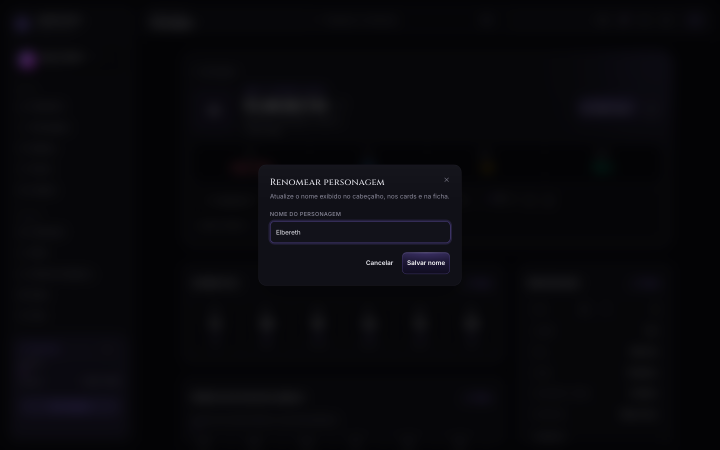
#> input picture dialogs-185/02-vazio-reaberto-sem-rascunho-1440x900.png, 1440 x 900 px, given in place of v2r2-estados-card-1440.png, which was not available (shown at 1/2 size)
$ python compose-u1-v2r2-sheet.py out.png
#> lines starting #> are read from the running program, lines starting #| are printed output that depends on the picture
#!/usr/bin/env python3
"""Folhas mock × implementação no mesmo grid, 1440 e 390, e a folha da opção B."""
from __future__ import annotations
import sys
from pathlib import Path
from PIL import Image, ImageDraw, ImageFont

OUT = Path(sys.argv[1] if len(sys.argv) > 1 else "/workspace/arkhiveon/previews/plano-pro-cota/u1-card-v2r2")
CARDS = OUT / "cards"
MOCK = Path("/workspace/arkhiveon/previews/plano-pro-cota/v2-segmentos-por-campanha/r2")

BG = (12, 13, 16)
INK = (236, 237, 240)
MUTED = (160, 164, 174)
ACCENT = (196, 181, 253)
RULE = (40, 42, 50)

MOCK_STATES = [
    ("free", "1. Free normal"),
    ("pro", "2. Pro normal"),
    ("convidado", "3. Convidado Pro"),
    ("p80", "4. 80%"),
    ("p95", "5. 95%"),
    ("p100", "6. 100% (cheio)"),
    ("over", "7. Free acima do limite (60 dias)"),
    ("pdf", "8. Free: PDF não cabe"),
    ("loading", "9. Carregando (esqueleto)"),
    ("empty", "10. Vazio"),
    ("error", "11. Erro"),
]
B_STATES = [
    ("guest_p95", "96%"),
    ("guest_p100", "Cheio"),
    ("guest_over", "Acima"),
]

def font(size: int, bold=False):
    try:
        name = "DejaVuSans-Bold.ttf" if bold else "DejaVuSans.ttf"
        return ImageFont.truetype(name, size)
    except Exception:
        return ImageFont.load_default()

def load(p: Path) -> Image.Image:
    return Image.open(p).convert("RGBA")

def canvas(w, h):
    im = Image.new("RGB", (w, h), BG)
    return im, ImageDraw.Draw(im)

def text(draw, xy, s, size=22, fill=INK, bold=False):
    draw.text(xy, s, font=font(size, bold), fill=fill)

def labeled_grid(items, cols, card_w, card_h, title_h=36, pad=20, label_size=16):
    rows = (len(items) + cols - 1) // cols
    w = cols * card_w + (cols + 1) * pad
    h = rows * (title_h + card_h) + (rows + 1) * pad
    im, d = canvas(w, h)
    for i, (label, path) in enumerate(items):
        col, row = i % cols, i // cols
        x = pad + col * (card_w + pad)
        y = pad + row * (title_h + card_h + pad)
        text(d, (x, y), label, label_size, MUTED)
        if path is None or not Path(path).exists():
            continue
        card = load(Path(path))
        scale = min(card_w / card.width, card_h / card.height, 1.0)
        nw, nh = max(1, int(card.width * scale)), max(1, int(card.height * scale))
        card = card.resize((nw, nh), Image.Resampling.LANCZOS)
        im.paste(card, (x, y + title_h), card)
    return im

def stack_mock_impl(mock: Image.Image, impl: Image.Image, layout: str) -> Image.Image:
    header = 88
    gap = 28
    footer = 64
    width = max(mock.width, impl.width) + 64
    height = header + mock.height + gap + impl.height + footer
    im, d = canvas(width, height)
    text(d, (32, 18), f"Mock V2 r2  ×  implementação  ·  {layout}", 26, ACCENT, True)
    text(d, (32, 52), "Mesmos 11 estados. A barra é sempre a do uso total (único desvio aceito).", 16, MUTED)
    y = header
    im.paste(mock.convert("RGBA"), ((width - mock.width) // 2, y), mock.convert("RGBA"))
    y += mock.height + gap
    d.line([(32, y - gap // 2), (width - 32, y - gap // 2)], fill=RULE, width=1)
    im.paste(impl.convert("RGBA"), ((width - impl.width) // 2, y), impl.convert("RGBA"))
    text(
        d,
        (32, height - 40),
        "Implementação embaixo, com a mesma numeração. Prova de 44px, uma linha e sem overflow em overflow.json.",
        15,
        MUTED,
    )
    return im

def main():
    # Use a card cell close to the official mock card size (~500x120 clips).
    card_w, card_h = 520, 126
    for layout in ("1440", "390"):
        items = [
            (f"{label} · {layout}", CARDS / f"mock-{sid}-{layout}.png")
            for sid, label in MOCK_STATES
        ]
        impl = labeled_grid(items, 4, card_w, card_h)
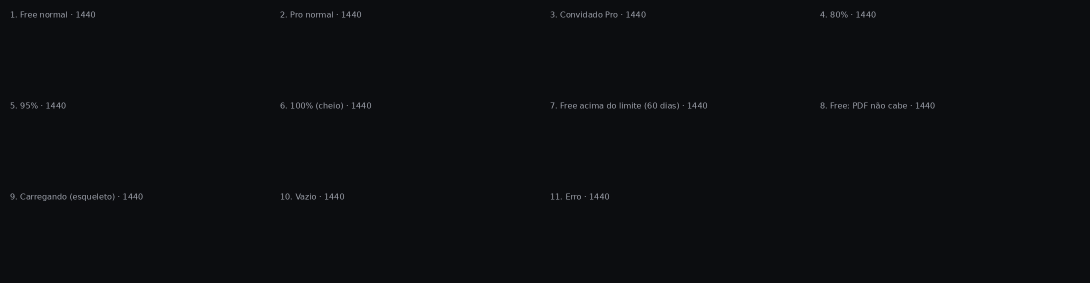
#> impl: PIL image 2180x566 RGB (shown at 1/2 size); mean R, G, B 12.7, 13.7, 16.7
        mock = load(MOCK / f"v2r2-estados-card-{layout}.png")
        sheet = stack_mock_impl(mock, impl, layout)
#> in stack_mock_impl, `im.paste(mock.convert("RGBA"), ((width - mock.width) // 2, y), mock.co..`:
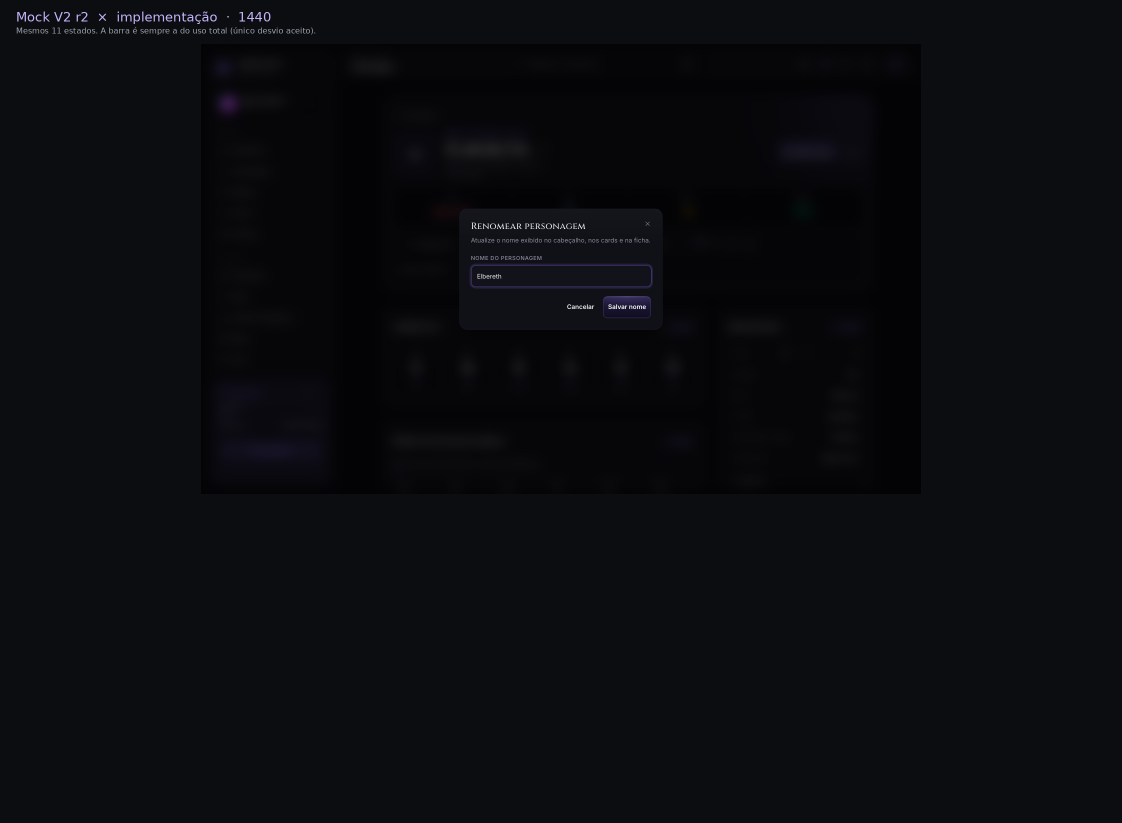
#> im: PIL image 2244x1646 RGB (shown at 1/2 size); mean R, G, B 10.7, 11.3, 14.5
        out = OUT / f"folha-mock-x-impl-{layout}.png"
        sheet.save(out, "PNG")
        print("wrote", out, sheet.size)
#| wrote out.png/folha-mock-x-impl-1440.png (2244, 1646)
#> pass 2 of the loop in main, `for layout in ("1440", "390"):`:
#> in main, `impl = labeled_grid(items, 4, card_w, card_h)`:
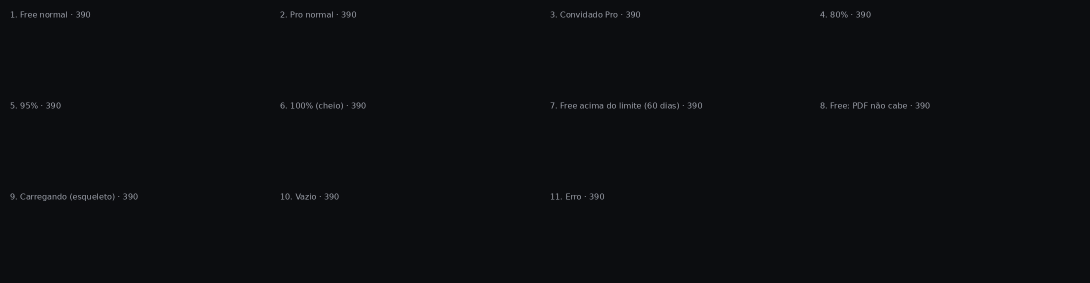
#> impl: PIL image 2180x566 RGB (shown at 1/2 size); mean R, G, B 12.6, 13.6, 16.7
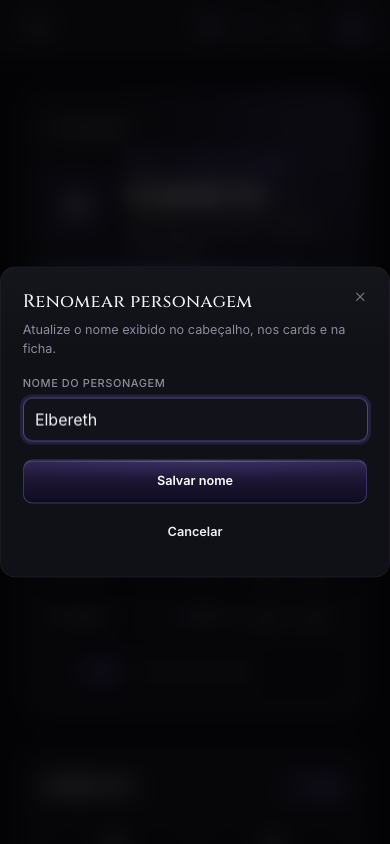
#> input picture dialogs-185/02-vazio-reaberto-sem-rascunho-390x844.png, 390 x 844 px, given in place of v2r2-estados-card-390.png, which was not available
#> in stack_mock_impl (call 2), `im.paste(mock.convert("RGBA"), ((width - mock.width) // 2, y), mock.co..`:
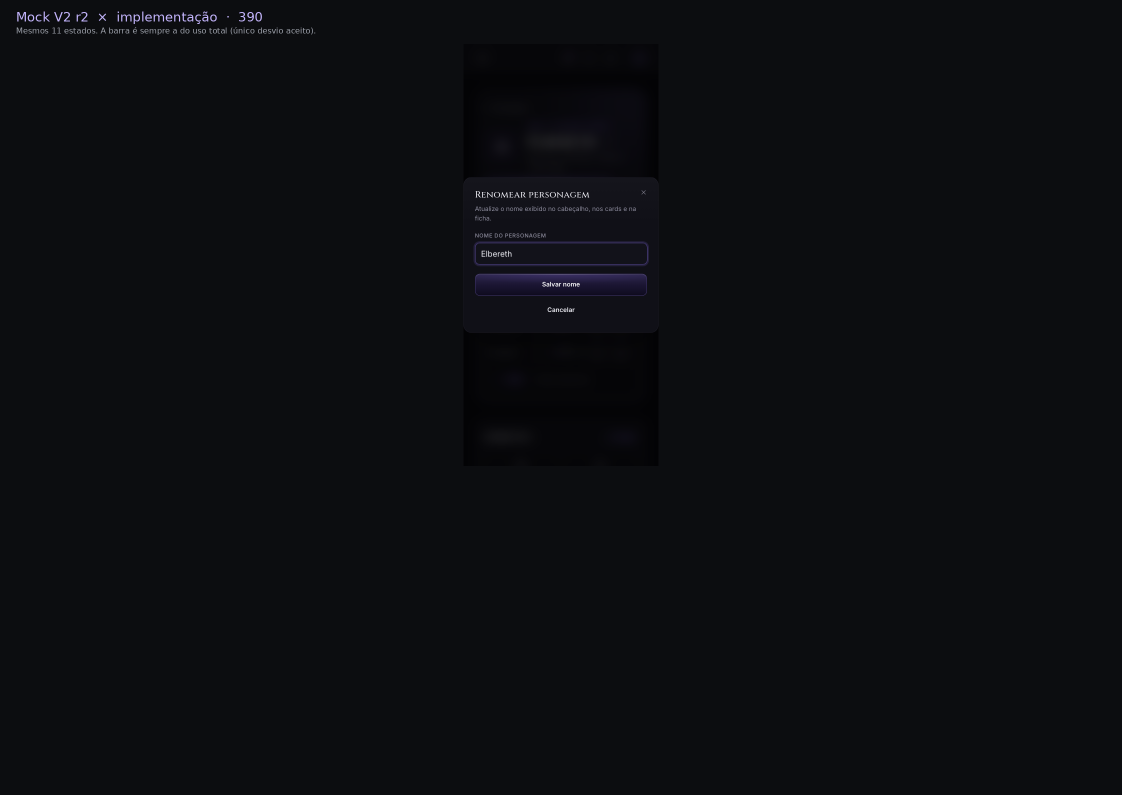
#> im: PIL image 2244x1590 RGB (shown at 1/2 size); mean R, G, B 12.3, 13.2, 16.5
#> sheet: PIL image 2244x1590 RGB
#| wrote out.png/folha-mock-x-impl-390.png (2244, 1590)

    # opção B: 1440 on first row, 390 on second, 3 states
    rows_imgs = []
    for layout in ("1440", "390"):
        items = [
            (f"{label} · {layout}", CARDS / f"opcao-b-{sid}-{layout}.png")
            for sid, label in B_STATES
        ]
        rows_imgs.append(labeled_grid(items, 3, 520, 126, title_h=32, pad=18))
#> pass 2 of the loop in main, `for layout in ("1440", "390"):`:
    gap = 20
    header = 96
    w = max(r.width for r in rows_imgs) + 64
#> w = 1696
    h = header + sum(r.height for r in rows_imgs) + gap + 48
#> h = 552
    im, d = canvas(w, h)
    text(d, (32, 20), "Opção B escolhida pelo Luiz", 26, ACCENT, True)
    text(
        d,
        (32, 54),
        "Convidado Pro em 96%, Cheio e Acima: selo por extenso, estado só no ícone (texto no title/aria), uso sem o total.",
        16,
        MUTED,
    )
    y = header
    for r in rows_imgs:
        im.paste(r.convert("RGBA"), (32, y), r.convert("RGBA"))
        y += r.height + gap
#> this loop made 2 passes
#> y on passes 1 to 2: 310, 524
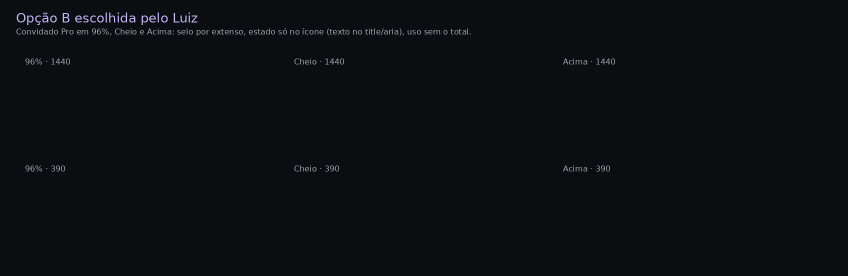
#> im: PIL image 1696x552 RGB (shown at 1/2 size); mean R, G, B 13, 14, 17.2
#> after the loop, y = 524
    out = OUT / "folha-opcao-b.png"
    im.save(out, "PNG")
    print("wrote", out, im.size)
#| wrote out.png/folha-opcao-b.png (1696, 552)

if __name__ == "__main__":
    main()
